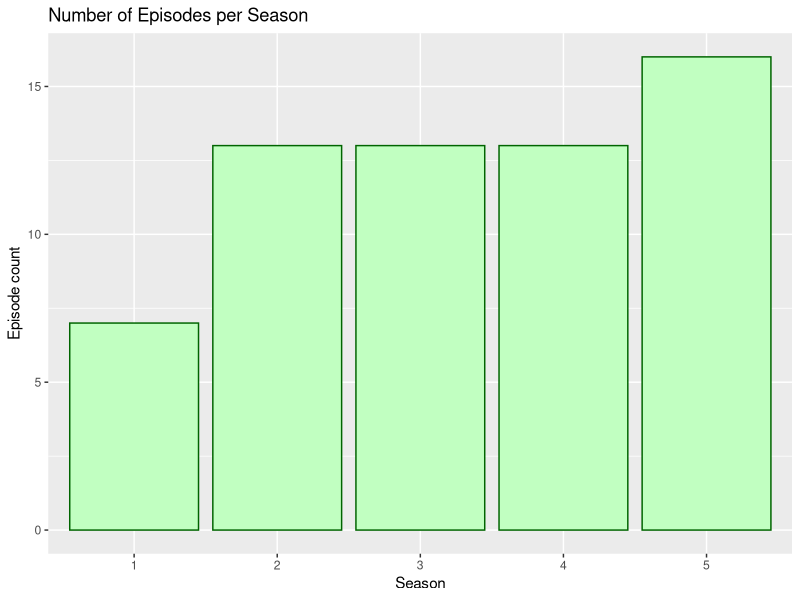
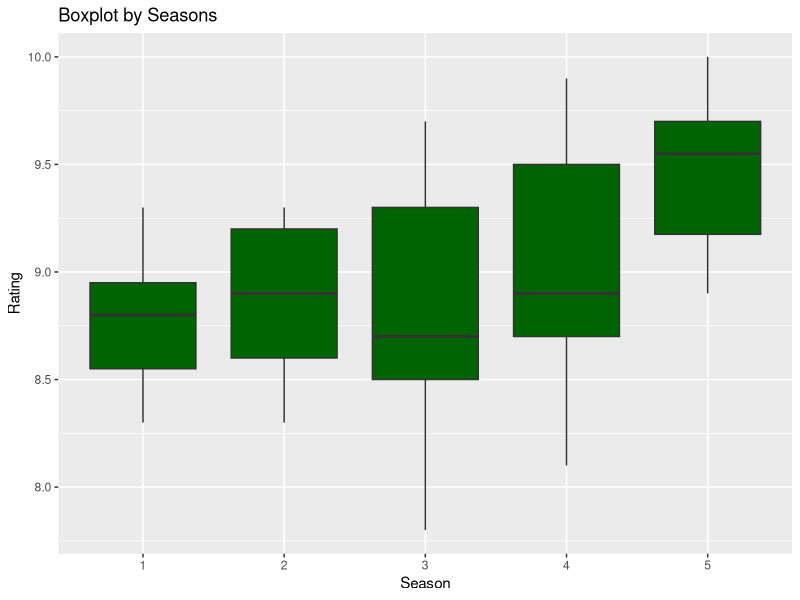

The R source for these figures, in order:
## ---- chunk 1
# General options setup for R Markdown
knitr::opts_chunk$set(echo = TRUE, message = FALSE, warning = FALSE)
## ---- chunk 2
#Installing the needed packages
install.packages("ggplot2")
install.packages(("dplyr"))
## ---- chunk 3
#Loading the data and printing the first 5 rows
dataset <- read.csv("BreakingBadData.csv")
head(dataset)
## ---- chunk 4
#Setting the correct date format
dataset$Airdate <- as.Date(dataset$Airdate)
#Deleting all rows with empty values while creating a new, "clean" data set
bb_data_clean <- na.omit(dataset)
str(bb_data_clean)

## ---- chunk 5
#Calculating the mean rating
avgRating = mean(bb_data_clean$Rating)
print(avgRating) #checking that there are no mistakes
is_high_rated <- avgRating > 9.0 #The condition - true if mean is greater than 9' false otherwise
## ---- chunk 6
if(is_high_rated){
  print("The entire series is considered very highly rated!")
}else{
  print("The average rating does not pass the 9.0 threshold.")
}

## ---- chunk 7
#Iterate through our clean data, print title and vote count for each value with 10.0 rating
for(i in 1:nrow(bb_data_clean)){
  if(bb_data_clean$Rating[i] == 10.0){
    print(paste(bb_data_clean$Title[i],bb_data_clean$Vote_count[i]))
  }
}
## ---- chunk 8
#Initialize counter for episodes with values lower than 8.5
count_low_rated = 0
#Initialize index to 1
i <- 1
#Run while there are still values in out data
while(i<nrow(bb_data_clean)){
  if(bb_data_clean$Rating[i] < 8.5){
    count_low_rated <- count_low_rated + 1 #Update the counter
  }
  i <- i + 1# Update the index
}
print(paste("We have " , count_low_rated, "values under 8.5 rating"))

## ---- chunk 9
library(dplyr)#Calling the library
#Start streaming the data into season_summary_df

season_summary_df <- bb_data_clean%>%
  group_by(Season) %>%
  summarize(
    avgRating = mean(Rating),
    totalVotes = sum(Vote_count)
  ) %>%
  
  #Add the new boolean coloumn, then print it
  mutate(is_top_rated_season = avgRating > 9.2) %>% 
  select(Season, avgRating,is_top_rated_season)

print(season_summary_df)
  
## ---- chunk 10
library(ggplot2)#Calling the library, then creating the bar plot - x = seasons, y = number of episodes
ggplot(bb_data_clean, aes(x = factor(Season))) + 
  geom_bar(fill ="darkseagreen1", color = "darkgreen") + 
  labs(title = "Number of Episodes per Season", x = "Season", y = "Episode count")

## ---- chunk 11
#Creating the box plot. x = season, y = rating
ggplot(bb_data_clean, aes(x=factor(Season), y = Rating)) + 
  geom_boxplot(fill = "darkgreen") + 
  labs(title = "Boxplot by Seasons", x = "Season", y = "Rating")
